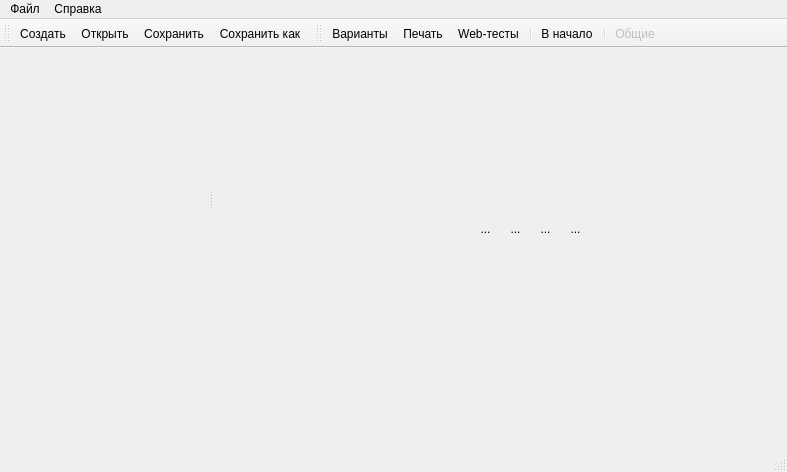
<?xml version="1.0" encoding="UTF-8"?>
<ui version="4.0">
 <class>MainWindow</class>
 <widget class="QMainWindow" name="MainWindow">
  <property name="geometry">
   <rect>
    <x>0</x>
    <y>0</y>
    <width>787</width>
    <height>472</height>
   </rect>
  </property>
  <property name="windowTitle">
   <string>МЕНТОР II</string>
  </property>
  <property name="windowIcon">
   <iconset resource="../r.qrc">
    <normaloff>:/images/apps/ooo-calc.png</normaloff>:/images/apps/ooo-calc.png</iconset>
  </property>
  <property name="toolButtonStyle">
   <enum>Qt::ToolButtonTextUnderIcon</enum>
  </property>
  <property name="dockNestingEnabled">
   <bool>false</bool>
  </property>
  <property name="dockOptions">
   <set>QMainWindow::AllowTabbedDocks|QMainWindow::AnimatedDocks</set>
  </property>
  <widget class="QWidget" name="centralWidget">
   <widget class="QFrame" name="fraCentral">
    <property name="geometry">
     <rect>
      <x>30</x>
      <y>30</y>
      <width>361</width>
      <height>241</height>
     </rect>
    </property>
    <property name="frameShadow">
     <enum>QFrame::Raised</enum>
    </property>
    <layout class="QGridLayout" name="gridLayout">
     <property name="leftMargin">
      <number>0</number>
     </property>
     <property name="topMargin">
      <number>1</number>
     </property>
     <property name="rightMargin">
      <number>0</number>
     </property>
     <property name="bottomMargin">
      <number>0</number>
     </property>
     <item row="0" column="0">
      <widget class="QSplitter" name="splitter">
       <property name="orientation">
        <enum>Qt::Horizontal</enum>
       </property>
       <widget class="QFrame" name="fraTask">
        <property name="sizePolicy">
         <sizepolicy hsizetype="Preferred" vsizetype="Preferred">
          <horstretch>1</horstretch>
          <verstretch>0</verstretch>
         </sizepolicy>
        </property>
        <property name="frameShadow">
         <enum>QFrame::Raised</enum>
        </property>
        <layout class="QVBoxLayout" name="verticalLayout">
         <property name="spacing">
          <number>0</number>
         </property>
         <property name="leftMargin">
          <number>0</number>
         </property>
         <property name="topMargin">
          <number>0</number>
         </property>
         <property name="rightMargin">
          <number>0</number>
         </property>
         <property name="bottomMargin">
          <number>0</number>
         </property>
        </layout>
       </widget>
       <widget class="QFrame" name="fraQuiz">
        <property name="sizePolicy">
         <sizepolicy hsizetype="Preferred" vsizetype="Preferred">
          <horstretch>1</horstretch>
          <verstretch>0</verstretch>
         </sizepolicy>
        </property>
        <property name="minimumSize">
         <size>
          <width>0</width>
          <height>0</height>
         </size>
        </property>
        <property name="frameShadow">
         <enum>QFrame::Raised</enum>
        </property>
        <layout class="QVBoxLayout" name="verticalLayout_2">
         <property name="spacing">
          <number>0</number>
         </property>
         <property name="leftMargin">
          <number>0</number>
         </property>
         <property name="topMargin">
          <number>0</number>
         </property>
         <property name="rightMargin">
          <number>0</number>
         </property>
         <property name="bottomMargin">
          <number>0</number>
         </property>
        </layout>
       </widget>
      </widget>
     </item>
    </layout>
   </widget>
   <widget class="QToolButton" name="toolButton_12">
    <property name="geometry">
     <rect>
      <x>470</x>
      <y>160</y>
      <width>31</width>
      <height>41</height>
     </rect>
    </property>
    <property name="text">
     <string>...</string>
    </property>
    <property name="icon">
     <iconset resource="../r.qrc">
      <normaloff>:/ico/add.png</normaloff>:/ico/add.png</iconset>
    </property>
    <property name="iconSize">
     <size>
      <width>24</width>
      <height>24</height>
     </size>
    </property>
    <property name="toolButtonStyle">
     <enum>Qt::ToolButtonTextUnderIcon</enum>
    </property>
    <property name="autoRaise">
     <bool>true</bool>
    </property>
   </widget>
   <widget class="QToolButton" name="toolButton_13">
    <property name="geometry">
     <rect>
      <x>500</x>
      <y>160</y>
      <width>31</width>
      <height>41</height>
     </rect>
    </property>
    <property name="text">
     <string>...</string>
    </property>
    <property name="icon">
     <iconset resource="../r.qrc">
      <normaloff>:/ico/add.png</normaloff>:/ico/add.png</iconset>
    </property>
    <property name="iconSize">
     <size>
      <width>24</width>
      <height>24</height>
     </size>
    </property>
    <property name="toolButtonStyle">
     <enum>Qt::ToolButtonTextUnderIcon</enum>
    </property>
    <property name="autoRaise">
     <bool>true</bool>
    </property>
   </widget>
   <widget class="QToolButton" name="toolButton_14">
    <property name="geometry">
     <rect>
      <x>530</x>
      <y>160</y>
      <width>31</width>
      <height>41</height>
     </rect>
    </property>
    <property name="text">
     <string>...</string>
    </property>
    <property name="icon">
     <iconset resource="../r.qrc">
      <normaloff>:/ico/add.png</normaloff>:/ico/add.png</iconset>
    </property>
    <property name="iconSize">
     <size>
      <width>24</width>
      <height>24</height>
     </size>
    </property>
    <property name="toolButtonStyle">
     <enum>Qt::ToolButtonTextUnderIcon</enum>
    </property>
    <property name="autoRaise">
     <bool>true</bool>
    </property>
   </widget>
   <widget class="QToolButton" name="toolButton_15">
    <property name="geometry">
     <rect>
      <x>560</x>
      <y>160</y>
      <width>31</width>
      <height>41</height>
     </rect>
    </property>
    <property name="text">
     <string>...</string>
    </property>
    <property name="icon">
     <iconset resource="../r.qrc">
      <normaloff>:/ico/add.png</normaloff>:/ico/add.png</iconset>
    </property>
    <property name="iconSize">
     <size>
      <width>24</width>
      <height>24</height>
     </size>
    </property>
    <property name="toolButtonStyle">
     <enum>Qt::ToolButtonTextUnderIcon</enum>
    </property>
    <property name="autoRaise">
     <bool>true</bool>
    </property>
   </widget>
  </widget>
  <widget class="QMenuBar" name="menuBar">
   <property name="geometry">
    <rect>
     <x>0</x>
     <y>0</y>
     <width>787</width>
     <height>21</height>
    </rect>
   </property>
   <widget class="QMenu" name="menu">
    <property name="title">
     <string>Файл</string>
    </property>
    <addaction name="actNew"/>
    <addaction name="actOpen"/>
    <addaction name="actSave"/>
    <addaction name="actSaveAs"/>
    <addaction name="separator"/>
    <addaction name="actTaskRoot"/>
    <addaction name="separator"/>
    <addaction name="actGenerate"/>
    <addaction name="actPrint"/>
    <addaction name="actGenerateForWeb"/>
    <addaction name="separator"/>
    <addaction name="actExit"/>
   </widget>
   <widget class="QMenu" name="menu_5">
    <property name="title">
     <string>Справка</string>
    </property>
    <addaction name="actHelpAbout"/>
   </widget>
   <addaction name="menu"/>
   <addaction name="menu_5"/>
  </widget>
  <widget class="QToolBar" name="mainToolBar">
   <attribute name="toolBarArea">
    <enum>TopToolBarArea</enum>
   </attribute>
   <attribute name="toolBarBreak">
    <bool>false</bool>
   </attribute>
   <addaction name="actNew"/>
   <addaction name="actOpen"/>
   <addaction name="actSave"/>
   <addaction name="actSaveAs"/>
  </widget>
  <widget class="QStatusBar" name="statusBar"/>
  <widget class="QToolBar" name="toolBar">
   <property name="windowTitle">
    <string>toolBar</string>
   </property>
   <attribute name="toolBarArea">
    <enum>TopToolBarArea</enum>
   </attribute>
   <attribute name="toolBarBreak">
    <bool>false</bool>
   </attribute>
   <addaction name="actGenerate"/>
   <addaction name="actPrint"/>
   <addaction name="actGenerateForWeb"/>
   <addaction name="separator"/>
   <addaction name="actTaskRoot"/>
   <addaction name="separator"/>
   <addaction name="actSettingsGeneral"/>
  </widget>
  <action name="actNew">
   <property name="icon">
    <iconset resource="../r.qrc">
     <normaloff>:/ico/document-new.png</normaloff>:/ico/document-new.png</iconset>
   </property>
   <property name="text">
    <string>Создать</string>
   </property>
   <property name="shortcut">
    <string>Ctrl+N</string>
   </property>
  </action>
  <action name="actOpen">
   <property name="icon">
    <iconset resource="../r.qrc">
     <normaloff>:/ico/document-open.png</normaloff>:/ico/document-open.png</iconset>
   </property>
   <property name="text">
    <string>Открыть...</string>
   </property>
   <property name="shortcut">
    <string>Ctrl+O</string>
   </property>
  </action>
  <action name="actSave">
   <property name="icon">
    <iconset resource="../r.qrc">
     <normaloff>:/ico/document-save.png</normaloff>:/ico/document-save.png</iconset>
   </property>
   <property name="text">
    <string>Сохранить</string>
   </property>
   <property name="shortcut">
    <string>Ctrl+S</string>
   </property>
  </action>
  <action name="actSaveAs">
   <property name="icon">
    <iconset resource="../r.qrc">
     <normaloff>:/ico/document-save-as.png</normaloff>:/ico/document-save-as.png</iconset>
   </property>
   <property name="text">
    <string>Сохранить как...</string>
   </property>
  </action>
  <action name="actGenerate">
   <property name="icon">
    <iconset resource="../r.qrc">
     <normaloff>:/ico/appointment-new.png</normaloff>:/ico/appointment-new.png</iconset>
   </property>
   <property name="text">
    <string>Варианты</string>
   </property>
   <property name="iconText">
    <string>Варианты</string>
   </property>
   <property name="shortcut">
    <string>F5</string>
   </property>
  </action>
  <action name="actPrint">
   <property name="icon">
    <iconset resource="../r.qrc">
     <normaloff>:/ico/document-print.png</normaloff>:/ico/document-print.png</iconset>
   </property>
   <property name="text">
    <string>Печать вариантов</string>
   </property>
   <property name="iconText">
    <string>Печать</string>
   </property>
   <property name="shortcut">
    <string>Ctrl+P</string>
   </property>
  </action>
  <action name="actExit">
   <property name="text">
    <string>Выход</string>
   </property>
  </action>
  <action name="actSettingsGeneral">
   <property name="enabled">
    <bool>false</bool>
   </property>
   <property name="icon">
    <iconset resource="../r.qrc">
     <normaloff>:/ico/document-properties.png</normaloff>:/ico/document-properties.png</iconset>
   </property>
   <property name="text">
    <string>Общие</string>
   </property>
  </action>
  <action name="actSettingsPrint">
   <property name="enabled">
    <bool>false</bool>
   </property>
   <property name="icon">
    <iconset resource="../r.qrc">
     <normaloff>:/ico/document-print-preview.png</normaloff>:/ico/document-print-preview.png</iconset>
   </property>
   <property name="text">
    <string>Печать</string>
   </property>
  </action>
  <action name="actSettingsGeneration">
   <property name="enabled">
    <bool>false</bool>
   </property>
   <property name="icon">
    <iconset resource="../r.qrc">
     <normaloff>:/ico/appointment-new.png</normaloff>:/ico/appointment-new.png</iconset>
   </property>
   <property name="text">
    <string>Генерация</string>
   </property>
  </action>
  <action name="actHelpContents">
   <property name="enabled">
    <bool>false</bool>
   </property>
   <property name="icon">
    <iconset resource="../r.qrc">
     <normaloff>:/ico/edit-find.png</normaloff>:/ico/edit-find.png</iconset>
   </property>
   <property name="text">
    <string>Содержание</string>
   </property>
  </action>
  <action name="actHelpIndex">
   <property name="enabled">
    <bool>false</bool>
   </property>
   <property name="text">
    <string>Указатель</string>
   </property>
   <property name="shortcut">
    <string>F1</string>
   </property>
  </action>
  <action name="actHelpAbout">
   <property name="icon">
    <iconset resource="../r.qrc">
     <normaloff>:/ico/gohome.png</normaloff>:/ico/gohome.png</iconset>
   </property>
   <property name="text">
    <string>О программе...</string>
   </property>
  </action>
  <action name="actTaskRoot">
   <property name="icon">
    <iconset resource="../r.qrc">
     <normaloff>:/ico/go-home.png</normaloff>:/ico/go-home.png</iconset>
   </property>
   <property name="text">
    <string>В начало</string>
   </property>
  </action>
  <action name="actGenerateForWeb">
   <property name="icon">
    <iconset resource="../r.qrc">
     <normaloff>:/ico/mail_new.png</normaloff>:/ico/mail_new.png</iconset>
   </property>
   <property name="text">
    <string>Генерация для web</string>
   </property>
   <property name="iconText">
    <string>Web-тесты</string>
   </property>
  </action>
 </widget>
 <layoutdefault spacing="6" margin="11"/>
 <resources>
  <include location="../r.qrc"/>
 </resources>
 <connections/>
</ui>
